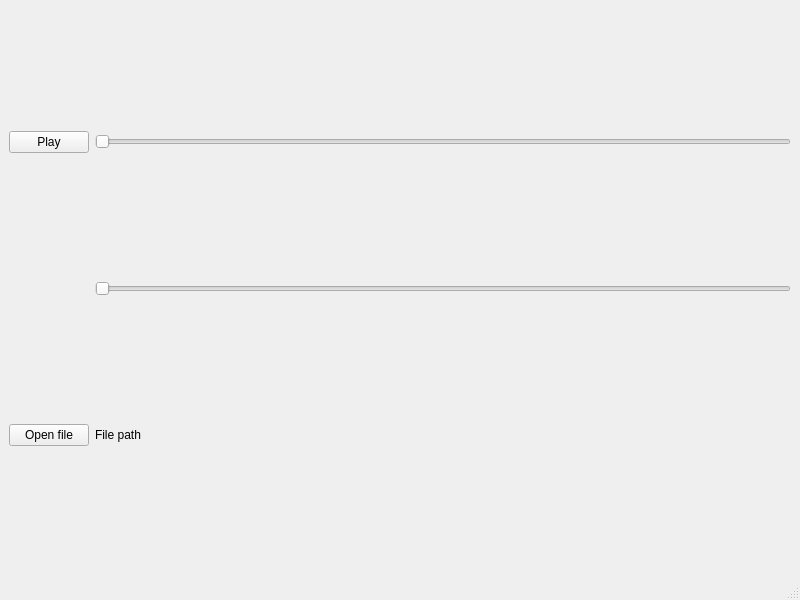
<?xml version="1.0" encoding="UTF-8"?>
<ui version="4.0">
 <class>MainWindow</class>
 <widget class="QMainWindow" name="MainWindow">
  <property name="geometry">
   <rect>
    <x>0</x>
    <y>0</y>
    <width>800</width>
    <height>600</height>
   </rect>
  </property>
  <property name="windowTitle">
   <string>MainWindow</string>
  </property>
  <widget class="QWidget" name="centralwidget">
   <layout class="QGridLayout" name="gridLayout_2">
    <item row="0" column="0">
     <layout class="QGridLayout" name="gridLayout">
      <item row="0" column="2">
       <layout class="QHBoxLayout" name="horizontalLayout"/>
      </item>
      <item row="4" column="2">
       <widget class="QLabel" name="label">
        <property name="text">
         <string>File path</string>
        </property>
       </widget>
      </item>
      <item row="4" column="0">
       <widget class="QPushButton" name="pushButton">
        <property name="text">
         <string>Open file</string>
        </property>
       </widget>
      </item>
      <item row="1" column="0">
       <widget class="QPushButton" name="pushButton_2">
        <property name="text">
         <string>Play</string>
        </property>
       </widget>
      </item>
      <item row="1" column="2">
       <widget class="QSlider" name="horizontalSlider">
        <property name="orientation">
         <enum>Qt::Horizontal</enum>
        </property>
       </widget>
      </item>
      <item row="2" column="2">
       <widget class="QSlider" name="horizontalSlider_2">
        <property name="orientation">
         <enum>Qt::Horizontal</enum>
        </property>
       </widget>
      </item>
     </layout>
    </item>
   </layout>
  </widget>
  <widget class="QMenuBar" name="menubar">
   <property name="geometry">
    <rect>
     <x>0</x>
     <y>0</y>
     <width>800</width>
     <height>21</height>
    </rect>
   </property>
  </widget>
  <widget class="QStatusBar" name="statusbar"/>
 </widget>
 <resources/>
 <connections/>
</ui>
